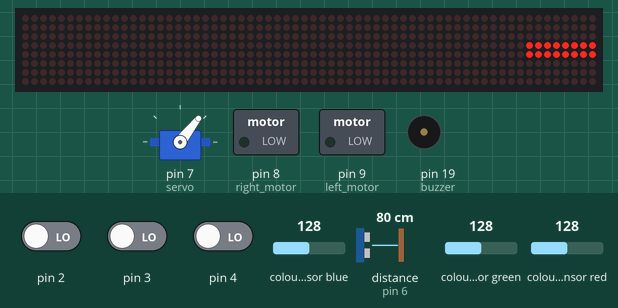
This sketch was run on a simulated Arduino Uno, built with avr-gcc and run on an emulated ATmega328P. On the bench: servo, 64×8 LED matrix, switched loads named in the sketch (green lamp = pin HIGH), buzzer (waves = sounding). Wiring (inferred from the names in the program): ultrasonic range finder: trigger pin 5; echo pin 6; TCS3200 colour sensor: output pin 12; S2 pin 10; S3 pin 11. The inputs (shaded band) are chosen by the test bench; at power-on: distance to the obstacle (sensor on pin 6) 80 cm, colour sensor red 128, pin 2 LOW, pin 3 LOW, pin 4 LOW, colour sensor blue 128, colour sensor green 128. The echo pulse lasts 58.3 µs per cm; random numbers use the default seed unless the sketch sets one; pins used as bus, display or sensor lines are not drawn; what the sketch prints to the serial monitor is not drawn.

Above: at 1.2 s.
1.3 s: distance to the obstacle (sensor on pin 6) set to 18 cm
At 3.4 s:
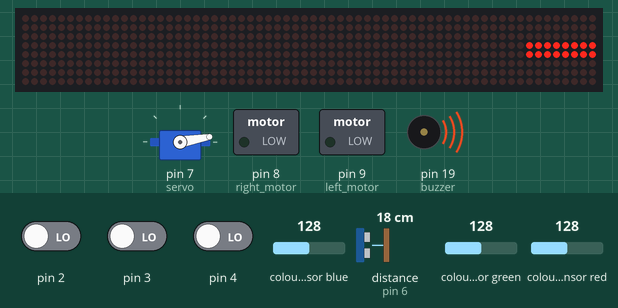
3.5 s: colour sensor red set to 169
At 3.99 s:
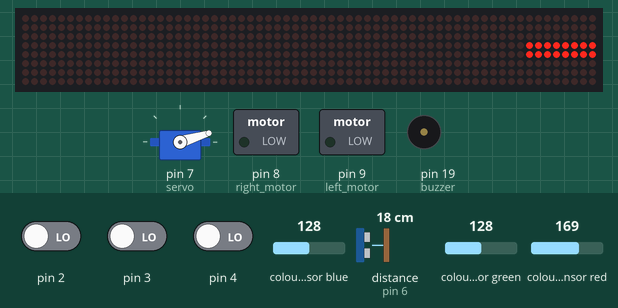
6.0 s: colour sensor red set to 176
At 8.8 s:
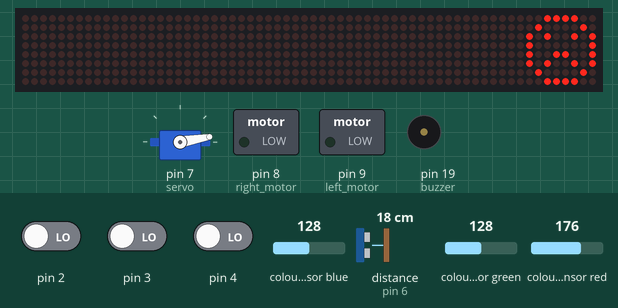
Timing chart, 0 to 13.7 s (numbered marks = the images above; inputs shaded):
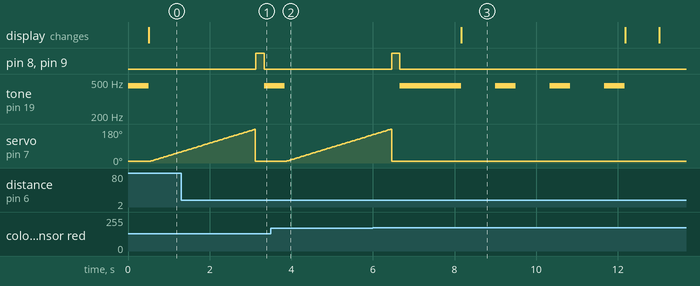

Measured:
- the behaviour switches between 172 and 173 on colour sensor red (found by bisection; images 2 and 3)
- after the input at 6.0 s, the display: changes after 2.2 s (image 3)
- by itself, tone on pin 19 (buzzer): repeats every 1.3 s: silent 0.84 s, 450 Hz 0.50 s, until it stays silent from 12.2 s
- by itself, servo on pin 7 (servo): rises from 149° to 179° in 0.42 s, then falls to 10° in 0.03 s

The sketch:

madrigal_bot.ino
```cpp
//main code

//imports for servo and LED MATRIX
#include <Servo.h>
#include <LedControl.h>

//setup servo
Servo servo;

//lightsensor
int frequency = 0;

//pin for buzzer
int buzzer=19;

//angle for servo
int angle=10;

//how far away the wall is in 6 different directions
int scan[5];

//pins for ultrasound sensors
int trigPin= 5;
int echoPin =6;
//variables to calculate  distance
long duration;
int distance;

//is it trapped/jail cell
bool trapped=false;

//is the game running
bool gamerunning=true;

//how many chances at the simon game
int chances=0;

//symbols for led matrix
byte started[8]=   {0x00,0x00,0x00,0xFF,0xFF,0x00,0x00,0x00};
byte a[8]=  {0x7C,0x7C,0x60,0x7C,0x7C,0x60,0x7C,0x7C};
byte b[8]= {0x78,0x7C,0x66,0x66,0x66,0x66,0x7C,0x78};
byte c[8]= {0x66,0x66,0x66,0x66,0x66,0x66,0x7E,0x7E};
byte smile[8]=   {0x3C,0x42,0xA5,0x81,0xA5,0x99,0x42,0x3C};
byte frown[8]=   {0x3C,0x42,0xA5,0x81,0x99,0xA5,0x42,0x3C};
byte neutral[8]= {0x3C,0x42,0xA5,0x81,0xBD,0x81,0x42,0x3C};

//led matrix set up
LedControl lc=LedControl(13,15,14,0);


void setup() {
  // make pins output, some of them are anlog pins converted to digital pins

  //LED MATRIX set up
  lc.shutdown(0,false);       //bootup
  lc.setIntensity(0,15);      // Setting the brightness to maximum value
  lc.clearDisplay(0);         //and clear the display

  //color sensor, s2, and s3, choose which color we are detecting, SOUT returns color value
  pinMode(12,INPUT);//SOUT
  pinMode(11,OUTPUT);// S3
  pinMode(10,OUTPUT);// S2

  //motors controlled by this inputs
  pinMode(9,OUTPUT);//left motor
  pinMode(8,OUTPUT);//right motor

  //servo motor connected to pin 7
  servo.attach(7);
  servo.write(angle);

  //ultrasound
  pinMode(echoPin,INPUT);  //echopin
  pinMode(trigPin,OUTPUT); //trigpin

  //button
  pinMode(4,INPUT);//C
  pinMode(3,INPUT);//B
  pinMode(2,INPUT);//A

  //for debuggin purposes
  Serial.begin(9600);
}

void loop() {
  //for debugging purposes
  noisealert();
  Serial.print(scan[2]);

  // main loop
  trapped=sense_color();
  if(!trapped && gamerunning){

    displaying(started);
    sense_enviroment();

    //only forward object detection implemented, move forward if there is nothing blocking
    if(scan[3]>10){
      digitalWrite(9,HIGH);
      digitalWrite(8,HIGH);
      delay(200);
      digitalWrite(9,LOW);
      digitalWrite(8,LOW);
    }

  }else if(trapped){
    simongame();
  }else if(!gamerunning){
    noisealert();
    delay(5000);
  }
}
void sense_enviroment(){
   // scan from 10 to 180 degrees
  for(angle = 10; angle < 180; angle++)
  {
    servo.write(angle);
    delay(15);

    if(angle%30==0){
      if(angle==30){
          scan[0]=ultrasoundsense();
      }else if(angle==60){
          scan[1]=ultrasoundsense();
      }else if(angle==90){
          scan[2]=ultrasoundsense();
      }else if(angle==120){
          scan[3]=ultrasoundsense();
      }else if(angle==150){
          scan[4]=ultrasoundsense();
      }else if(angle==180){
          scan[5]=ultrasoundsense();
      }
    }

  }

  //go back
  servo.write(10);
  delay(15);
}

int ultrasoundsense(){
  //returns the distance to the wall

  //clear the pin
  digitalWrite(trigPin, LOW);
  delayMicroseconds(2);

  // Sets the trigPin on HIGH state for 10 micro seconds
  digitalWrite(trigPin, HIGH);
  delayMicroseconds(10);
  digitalWrite(trigPin, LOW);

  // Reads the echoPin, returns the sound wave travel time in microseconds
  duration = pulseIn(echoPin, HIGH);
  // Calculating the distance
  distance = duration * 0.034 / 2;
  // return distance
  return distance;
}
boolean sense_color(){
  int red;
  int green;
  int blue;

  // Setting red filtered photodiodes to be read
  digitalWrite(10,LOW);
  digitalWrite(11,LOW);
  // Reading the output frequency
  frequency = pulseIn(12, LOW);
  //scaling the frequency
  red = map(frequency, 25,72,300,0);

  // Setting Green filtered photodiodes to be read
  digitalWrite(10,HIGH);
  digitalWrite(11,HIGH);
  frequency = pulseIn(12, LOW);
  green= map(frequency, 25,72,300,0);

  // Setting Blue filtered photodiodes to be read
  digitalWrite(10,LOW);
  digitalWrite(11,HIGH);
  frequency = pulseIn(12, LOW);
  blue = map(frequency, 25,72,300,0);

  int result=(blue+green)/2;
  result=red/result;

  if (red>(green*1.25) && red >(blue*1.25)){
    return true;
  }else{
    return false;
  }
}

//unfinished code here, how to navigate the maze, decide between left and right, adjust movement
void moveoptimalroute(){

}

//displays on LED what ever is sent to it
void displaying(byte character[]){
  int i = 0;
  for(i=0;i<8;i++)
  {
    lc.setRow(0,i,character[i]);
  }
  delay(30);
}

void simongame(){
  //alerts the user of simon game
  noisealert();
  //create 4 random numbers
  int sequence[4];
  sequence[0]=random(1,3);
  sequence[1]=random(1,3);
  sequence[2]=random(1,3);
  sequence[3]=random(1,3);

  //convert them into charcters to display
  int i = 0;
  for(i=0;i<4;i++)
  {
    //change to simon game charchters are,instead of smile,frown and neutral, (debugging purposes)
    if (sequence[i]==1){
      noisealert();
      displaying(smile);

      delay(300);
    }else if (sequence[i]==2){
      noisealert();
      displaying(frown);
      delay(300);
    }else if (sequence[i]==3){
      noisealert();
      displaying(neutral);

      delay(300);
    }
    Serial.print("random number " + sequence[i]);
    delay(500);
  }
  displaying(started);

  //important to delte, this for testing purposes
  sequence[0]=1;
  sequence[1]=1;
  sequence[2]=1;
  sequence[3]=1;

  //create a data of players guesses
  int sequencerrr[4];
  bool gameon=true;

  //only allow 4 presses
  int presses=-1;

  while(gameon){
    int a= digitalRead(2);
    int b=digitalRead(3);
    int c=digitalRead(4);

    if (a > 0){
      presses+=1;
      sequencerrr[presses]=1;
      noisealert();
    }else if (b > 0){
      presses+=1;
      sequencerrr[presses]=2;

      noisealert();
    }else if (c> 0){
      presses+=1;
      sequencerrr[presses]=3;
      noisealert();
    }
    Serial.print(presses);
    if (presses==3){

      //compares if the player has guessed correctly
      bool areequal = array_cmp(sequencerrr,sequence);
      if (areequal){
        displaying(smile);
        noisealert();
        delay(1000);
        trapped=false;
        gamerunning=true;
        gameon=false;
      }else if(chances<3){
        chances+=1;
        simongame();
      }else{
        trapped=false;
        gamerunning=false;
      }
    }
  }

}
void noisealert(){
  tone(buzzer,450);
  delay(500);
  noTone(buzzer);
}
boolean array_cmp(int *a, int *b){
      int n;
      for (n=0;n<4;n++) if (a[n]!=b[n]) return false;
      return true;
}
```
